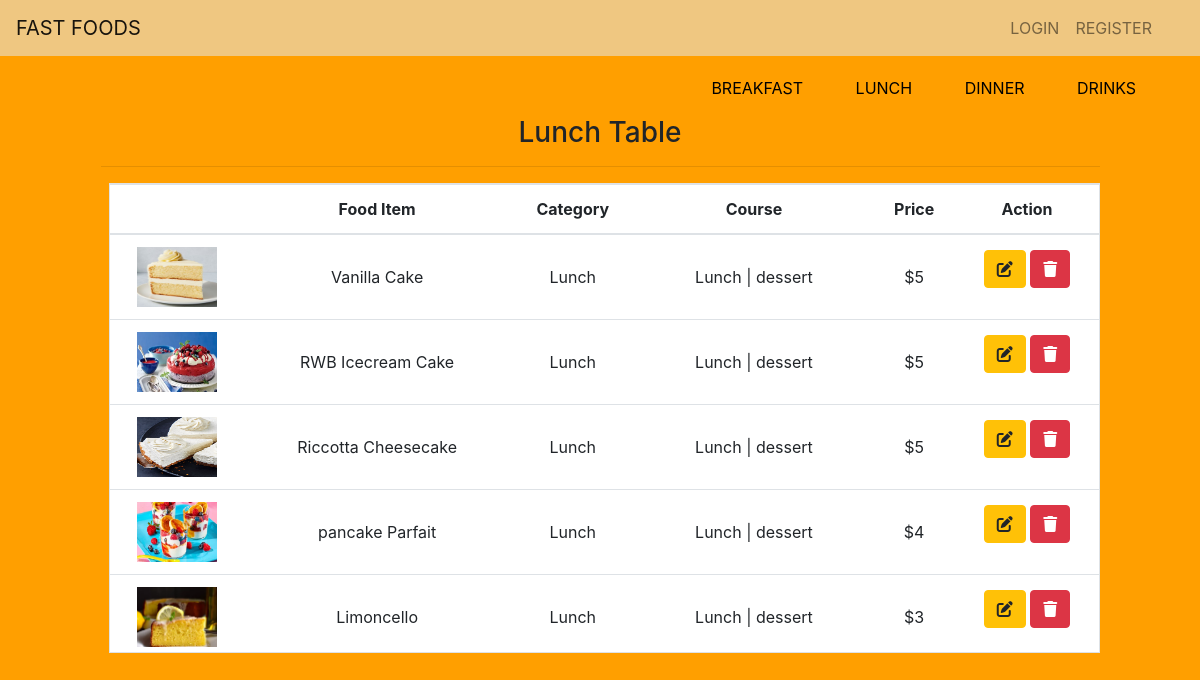
/app/admlunch/, run on the app's committed database.
### app/models.py (models this page shows, shortened)
class Food(models.Model):
    id =models.UUIDField(primary_key=True, default=uuid.uuid4)
    name = models.CharField(max_length=120)
    meal = models.ForeignKey(Meal, on_delete=models.CASCADE, null=True)
    course = models.ForeignKey(Course, on_delete=models.CASCADE, null=True)
    price = models.PositiveIntegerField(null=True)
    image = models.ImageField(upload_to='food_pics/', default='/media/food.jpg')
    created = models.DateTimeField(auto_now_add=True)
    update = models.DateTimeField(auto_now=True)
    class Meta:
        verbose_name_plural ='food'
        ordering =('-created',)

class Meal(models.Model):
    id =models.UUIDField(primary_key=True, default=uuid.uuid4)
    name = models.CharField(choices=category ,max_length=120, null=True)
    class Meta:
        verbose_name_plural = 'meal'
    def __str__(self):
        return self.name

class Course(models.Model):
    id =models.UUIDField(primary_key=True, default=uuid.uuid4)
    name = models.CharField(choices=choice,max_length=120, null=True)
    meal = models.ForeignKey(Meal, on_delete=models.CASCADE)
    class Meta:
        verbose_name_plural = 'course'
    def __str__(self):
        return f'{self.meal} | {self.name}'

### app/views.py (the view)
# urls.py: path('admlunch/', admlunch, name='admlunch'),
def admlunch(request):
    foods = Food.objects.all()
    context={
        'foods':foods,
    }
    return render(request, 'pages/admlunch.html',context )

### templates/pages/admlunch.html (shortened to what this page needs)
{% extends 'partials/base.html' %}
{%load crispy_forms_tags%}
{% block content %}
    <div class="container">
        <div class="row" style="margin-top: 60px;">
            <div class="col-md-7">
            </div>
            <div class="col-md-5">
                <div class="py-3 text-center">
                    <a class="pr-5" style="color: black;" href="{% url 'admbreakfast' %}">BREAKFAST</a>
                    <a class="pr-5" style="color: black;" href="{% url 'admlunch' %}">LUNCH</a>
                    <a class="pr-5" style="color: black;" href="{% url 'admdinner' %}">DINNER</a>
                    <a style="color: black;" href="{% url 'admdrinks' %}">DRINKS</a>
                </div>
            </div>
        </div>
        <div class="row">
            <div class="upper" style="margin: auto; width: 100%; display: flex; text-align: center; justify-content: space-between;  ">
                <div class="right mb-2" style="margin: auto; width: 90%; ">
                    <h3>Lunch Table</h3>
                    <hr>
                    <div class="border bg-white ml-2" style="height: 470px; overflow-y: scroll;">
                        <table class="table" >
                            <thead>
                                <th style="padding-top: 20px;" scope="col" >{{forloop.counter}}</th>
                                <th scope="col" >Food Item</th>
                                <th scope="col" >Category</th>
                                <th scope="col">Course</th>
                                <th scope="col" >Price</th>
                                <th scope="col">Action</th>
                            </thead>
                            <tbody>
                                {% for food in foods %}
                                {%if food.meal.name == 'Lunch'%}
                                <tr>
                                    <td><img src="{{food.image.url}}" alt="" height="60px" width="80px"></td>
                                    <td style="padding-top: 30px;">{{food.name}}</td>
                                    <td style="padding-top: 30px;">{{food.meal}}</td>
                                    <td style="padding-top: 30px;">{{food.course}}</td>
                                    <td style="padding-top: 30px;">${{food.price}}</td>
                                    <td style="padding-top: 15px;">
                                        <a class="btn btn-warning" href="{% url 'edit_admlunch' food.id %}"><i class="fas fa-edit"></i></a>
                                        <a class="btn btn-danger" href="{% url 'delete_admlunch' food.id %}"><i class="fa fa-trash"></i></a>
                                    </td>
                                </tr>
                                {%endif%}
                                {% endfor %}
                            </tbody>
                        </table>
                </div>
            </div>
        </div>
    </div>
{% endblock %}

### static/css/style.css (style rules this page uses)
body { background-color: #ff9f00 !important; }

### data on the page
Food: image (picture), name "Vanilla Cake", meal "Lunch", course "Lunch | dessert", price "5"
Food: image (picture), name "RWB Icecream Cake", meal "Lunch", course "Lunch | dessert", price "5"
Food: image (picture), name "Riccotta Cheesecake", meal "Lunch", course "Lunch | dessert", price "5"
Food: image (picture), name "pancake Parfait", meal "Lunch", course "Lunch | dessert", price "4"
Food: image (picture), name "Limoncello", meal "Lunch", course "Lunch | dessert", price "3"
